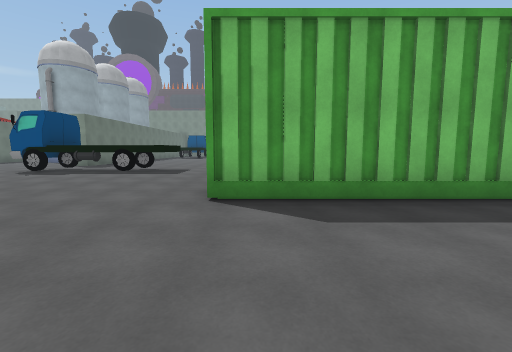
[1] (above)

24 first-person views from a walk through a scene from a Unity 3-D project. The camera is 1.4 m above the floor, tilts 6° down and sees 90° across. The floor is counted in squares, 2 m on a side. Each view is taken from the middle of a square. On the plan, view 1 faces up. The plan holds only what a view shows up to about 9 squares ahead; the rest is blank. The place goes on beyond the plan. The player character is not drawn.

[2]
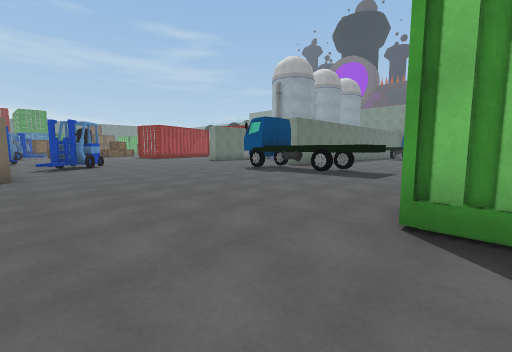

[3]
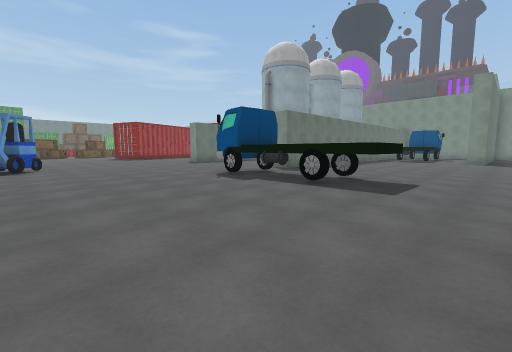

[4]
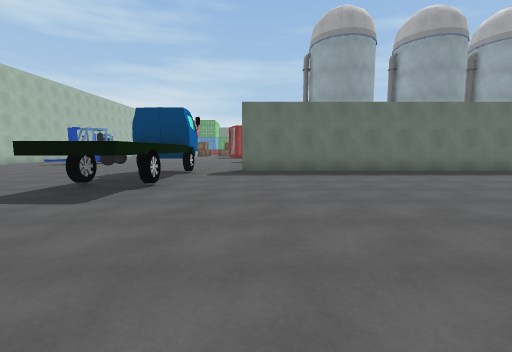

[5]
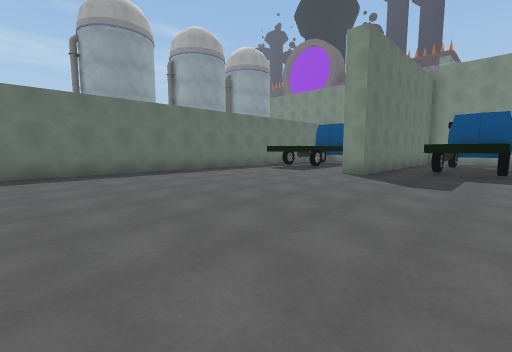

[6]
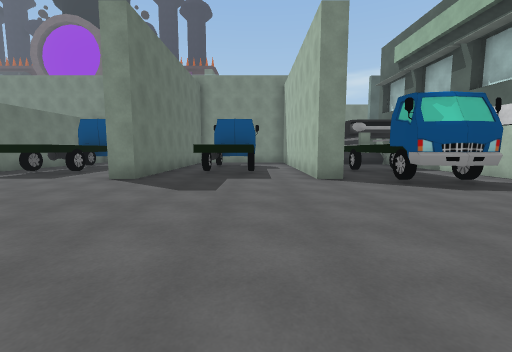

[7]
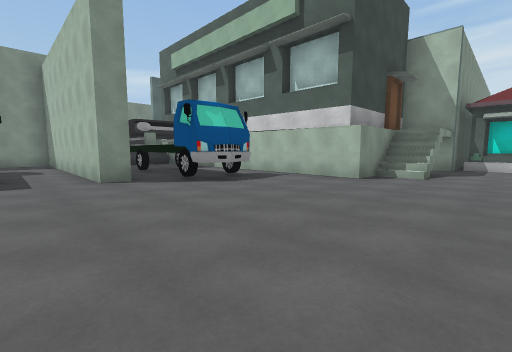

[8]
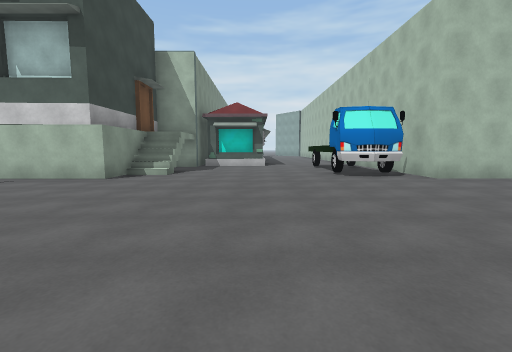

[9]
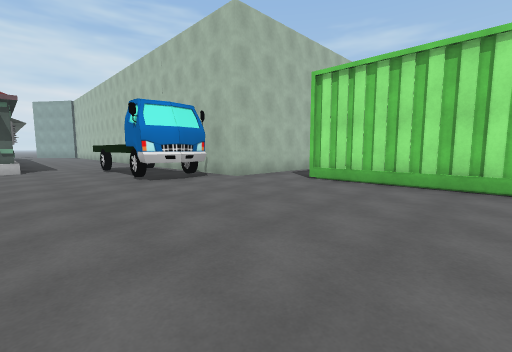

[10]
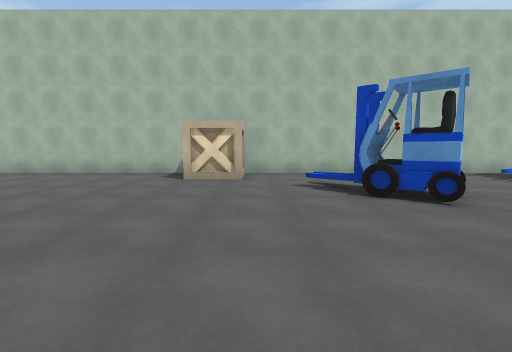

[11]
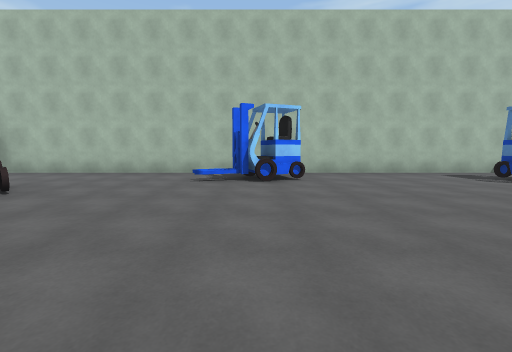

[12]
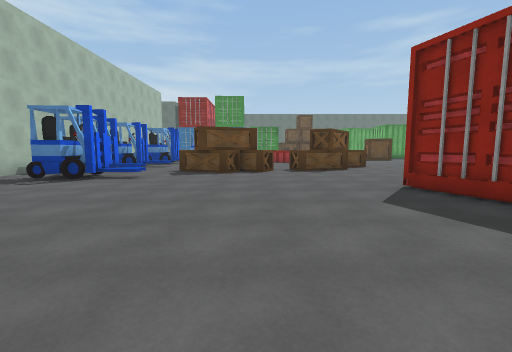

[13]
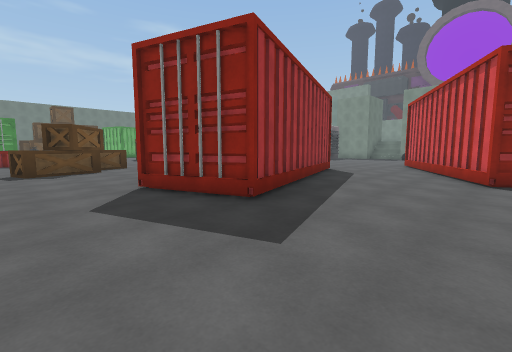

[14]
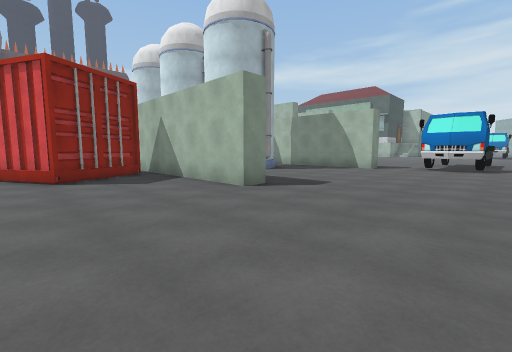

[15]
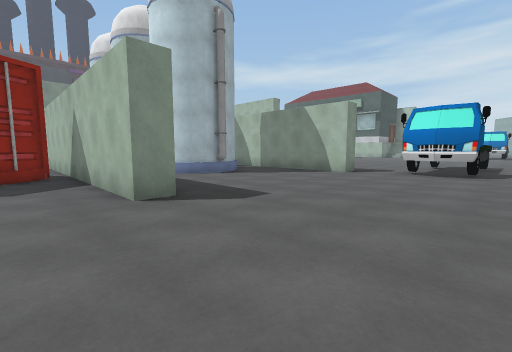

[16]
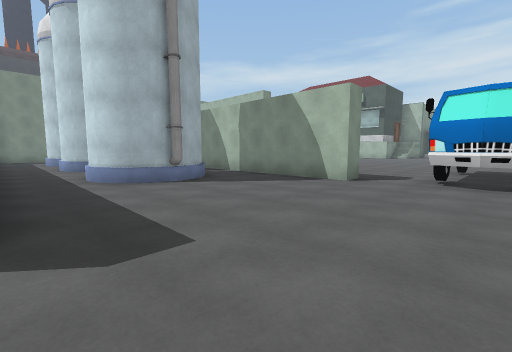

[17]
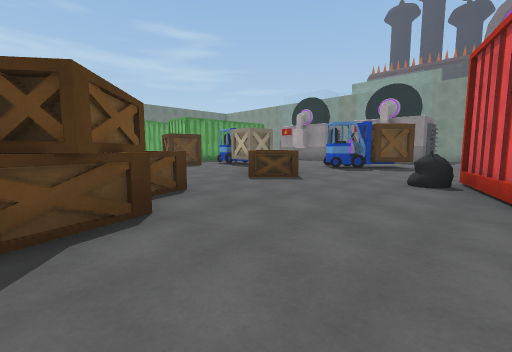

[18]
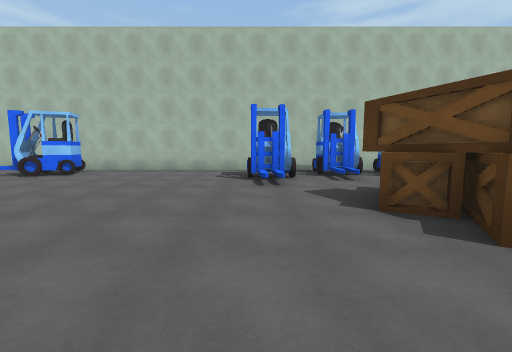

[19]
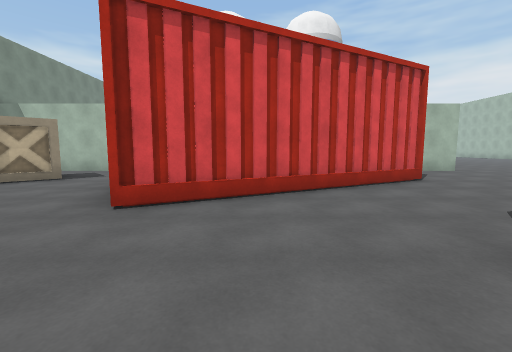

[20]
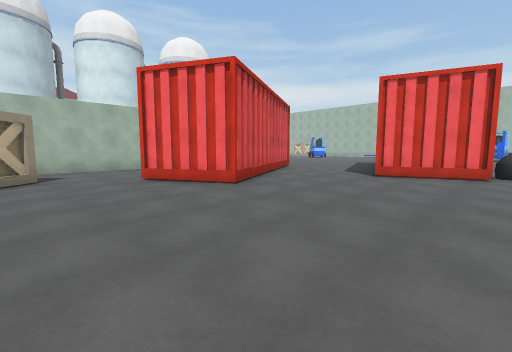

[21]
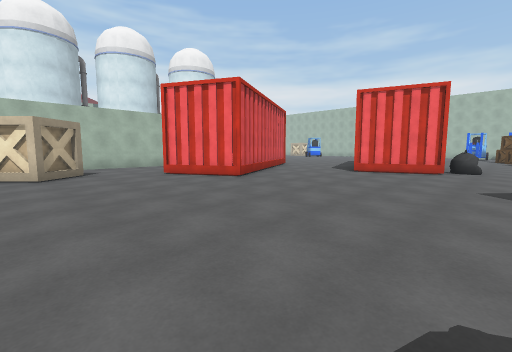

[22]
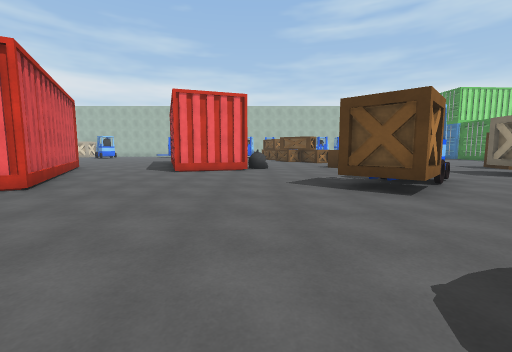

[23]
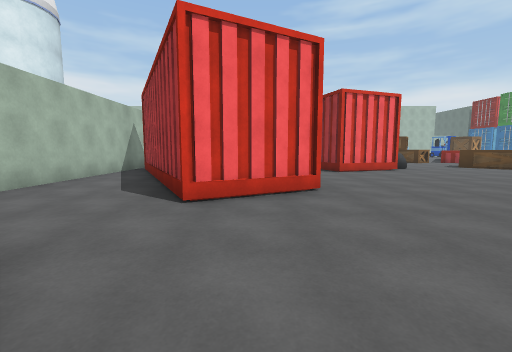

[24]
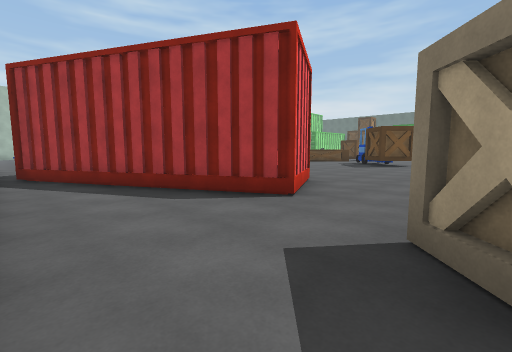

### Floor plan
Key: @ floor where view 1 was taken; # wall or solid block; . floor; / step, stairs or slope; T truck; C container; R crate; O other object.
Columns run from 27 left of view 1 to 13 right of it. Each row starts with its distance up from view 1.
 23    ........# .#            TT.# O
 22   ........##..#            TT.# O
 21   ............#     #TT  #.T .#T
 20  .............#.    #.T. #.TT.#TT.#
 19 ..R.....C##...#.    #.T..#.TT.#T .#
 18 .RR......##C..#.#   #....#....#TT.#
 17 OO.......###..#.#   #..........TT.#
 16 ..........##C.#.#   #.............#
 15 ......#...###.#.#  .#.............#####
 14 O...C##C...#C.#.###.#..............//.##
 13 OO...###......#.....#..................#
 12 ...... #......#.....#..................#
 11 ...... ##.....#.....#..................#
 10  R....  #................... ............
  9  RR....C............TTTTT... ......T.....
  8   RR................TTTTT..  ......TTTTT
  7   R........................  ..........
  6    R..........  ...........  .....###
  5   RR.......... ............      .#
  4   RR............O..........#####C #
  3   .............OO..............   #
  2   ./OO........................
  1  OOOOO....OO/......#..........
  0  .OO.......O.......#...... @
 -1  ##########################

Where each view was taken, in squares from view 1:
view 1: 0 up, 0 right, facing up
view 2: 1 up, 0 right, facing up-left
view 3: 3 up, 1 left, facing up-left
view 4: 11 up, 1 right, facing left
view 5: 11 up, 1 right, facing up-left
view 6: 12 up, 1 right, facing up
view 7: 12 up, 1 right, facing up-right
view 8: 11 up, 1 right, facing right
view 9: 11 up, 2 right, facing down-right
view 10: 7 up, 9 left, facing down
view 11: 7 up, 16 left, facing down
view 12: 6 up, 16 left, facing left
view 13: 7 up, 16 left, facing up-left
view 14: 7 up, 17 left, facing up-right
view 15: 7 up, 15 left, facing up-right
view 16: 8 up, 13 left, facing up-right
view 17: 8 up, 22 left, facing up-left
view 18: 8 up, 22 left, facing down
view 19: 17 up, 22 left, facing right
view 20: 22 up, 23 left, facing down-right
view 21: 23 up, 24 left, facing down-right
view 22: 23 up, 23 left, facing down
view 23: 23 up, 18 left, facing down
view 24: 22 up, 14 left, facing down-left
